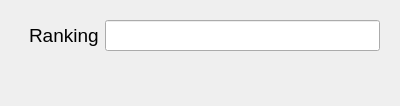
<?xml version="1.0" encoding="UTF-8"?>
<ui version="4.0">
 <class>Dialog</class>
 <widget class="QDialog" name="Dialog">
  <property name="geometry">
   <rect>
    <x>0</x>
    <y>0</y>
    <width>400</width>
    <height>106</height>
   </rect>
  </property>
  <property name="windowTitle">
   <string>Dialog</string>
  </property>
  <widget class="QWidget" name="formLayoutWidget">
   <property name="geometry">
    <rect>
     <x>29</x>
     <y>20</y>
     <width>351</width>
     <height>31</height>
    </rect>
   </property>
   <layout class="QFormLayout" name="formLayout">
    <item row="0" column="0">
     <widget class="QLabel" name="label">
      <property name="font">
       <font>
        <pointsize>14</pointsize>
       </font>
      </property>
      <property name="text">
       <string>Ranking</string>
      </property>
     </widget>
    </item>
    <item row="0" column="1">
     <widget class="QLineEdit" name="campo_ranking">
      <property name="font">
       <font>
        <pointsize>14</pointsize>
       </font>
      </property>
     </widget>
    </item>
   </layout>
  </widget>
 </widget>
 <resources/>
 <connections/>
</ui>
